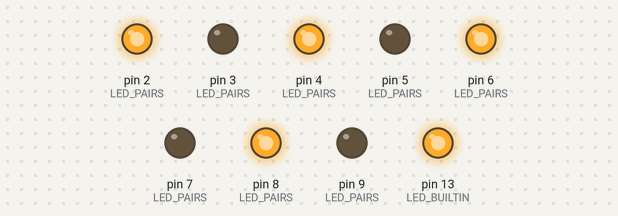
Bench run of a sketch on a simulated Arduino Nano, built with avr-gcc and run on an emulated ATmega328P. On the bench: output pins drawn as LEDs (lit = HIGH).

Above: at 0.1 s.
At 1.22 s:
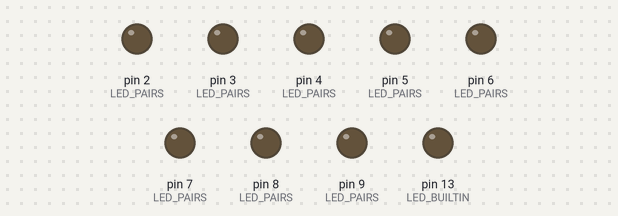
At 2.34 s:
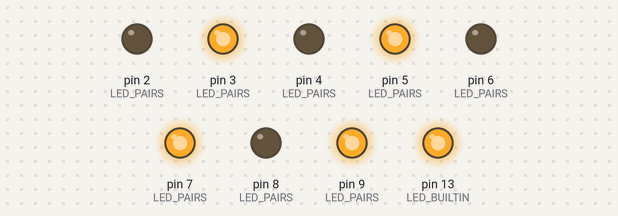
Timing chart, 0 to 3.0 s (numbered marks = the images above):
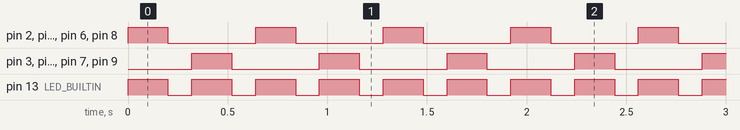

Measured:
- by itself, pin 13 (LED_BUILTIN): alternates HIGH for 0.20 s and LOW for 0.12 s
- by itself, pin 2 (LED_PAIRS), pin 3 (LED_PAIRS), pin 4 (LED_PAIRS), pin 5 (LED_PAIRS), pin 6 (LED_PAIRS), pin 7 (LED_PAIRS), pin 8 (LED_PAIRS), pin 9 (LED_PAIRS): alternates HIGH for 0.20 s and LOW for 0.44 s
- by itself, everything shown: repeats every 0.64 s, in 4 steps

The sketch:

Flash_All_LEDs.ino
```cpp
// Flash All LEDs
// Flashes all 8 bi-color LEDs (D2–D9) and the built-in LED repeatedly.
// Works with typical Nano robotics shields where each LED uses a pin pair:
// {2,3}, {4,5}, {6,7}, {8,9}

const uint8_t LED_PAIRS[4][2] = {
  {2, 3}, // LED1 pair
  {4, 5}, // LED2 pair
  {6, 7}, // LED3 pair
  {8, 9}  // LED4 pair
};

// If green/red look swapped, set to true.
const bool INVERT_GREEN = false;

void setOff(uint8_t idx) {
  digitalWrite(LED_PAIRS[idx][0], LOW);
  digitalWrite(LED_PAIRS[idx][1], LOW);
}

void setGreen(uint8_t idx) {
  const uint8_t a = LED_PAIRS[idx][0];
  const uint8_t b = LED_PAIRS[idx][1];
  if (INVERT_GREEN) {
    digitalWrite(a, LOW);
    digitalWrite(b, HIGH);
  } else {
    digitalWrite(a, HIGH);
    digitalWrite(b, LOW);
  }
}

void setRed(uint8_t idx) {
  const uint8_t a = LED_PAIRS[idx][0];
  const uint8_t b = LED_PAIRS[idx][1];
  if (INVERT_GREEN) {
    digitalWrite(a, HIGH);
    digitalWrite(b, LOW);
  } else {
    digitalWrite(a, LOW);
    digitalWrite(b, HIGH);
  }
}

void allOff() {
  for (uint8_t i = 0; i < 4; i++) setOff(i);
  digitalWrite(LED_BUILTIN, LOW);
}

void allGreen() {
  for (uint8_t i = 0; i < 4; i++) setGreen(i);
  digitalWrite(LED_BUILTIN, HIGH);
}

void allRed() {
  for (uint8_t i = 0; i < 4; i++) setRed(i);
  digitalWrite(LED_BUILTIN, HIGH);
}

void setup() {
  for (uint8_t i = 0; i < 4; i++) {
    pinMode(LED_PAIRS[i][0], OUTPUT);
    pinMode(LED_PAIRS[i][1], OUTPUT);
  }
  pinMode(LED_BUILTIN, OUTPUT);
  allOff();
}

void loop() {
  allGreen();
  delay(200);
  allOff();
  delay(120);
  allRed();
  delay(200);
  allOff();
  delay(120);
}
```
